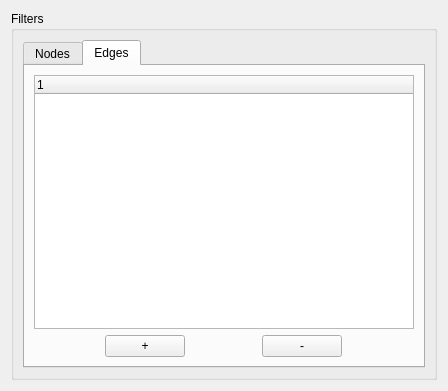
<?xml version="1.0" encoding="UTF-8"?>
<ui version="4.0">
 <class>FilterWidget</class>
 <widget class="QWidget" name="FilterWidget">
  <property name="geometry">
   <rect>
    <x>0</x>
    <y>0</y>
    <width>448</width>
    <height>391</height>
   </rect>
  </property>
  <property name="windowTitle">
   <string>Form</string>
  </property>
  <layout class="QVBoxLayout" name="verticalLayout_2">
   <item>
    <widget class="QGroupBox" name="groupBox_Filters">
     <property name="title">
      <string>Filters</string>
     </property>
     <layout class="QVBoxLayout" name="verticalLayout">
      <item>
       <widget class="QTabWidget" name="tabWidget_Filters">
        <property name="sizePolicy">
         <sizepolicy hsizetype="Expanding" vsizetype="Expanding">
          <horstretch>0</horstretch>
          <verstretch>5</verstretch>
         </sizepolicy>
        </property>
        <property name="currentIndex">
         <number>1</number>
        </property>
        <widget class="QWidget" name="tab_NodesFilter">
         <attribute name="title">
          <string>Nodes</string>
         </attribute>
         <layout class="QVBoxLayout" name="verticalLayout_5">
          <item>
           <layout class="QVBoxLayout" name="verticalLayout_3">
            <item>
             <widget class="QTableWidget" name="tableWidget_EdgesFilter">
              <property name="sizePolicy">
               <sizepolicy hsizetype="MinimumExpanding" vsizetype="Expanding">
                <horstretch>0</horstretch>
                <verstretch>4</verstretch>
               </sizepolicy>
              </property>
              <attribute name="horizontalHeaderStretchLastSection">
               <bool>true</bool>
              </attribute>
              <attribute name="verticalHeaderStretchLastSection">
               <bool>false</bool>
              </attribute>
              <column>
               <property name="text">
                <string>Regex</string>
               </property>
              </column>
              <column>
               <property name="text">
                <string>Type</string>
               </property>
              </column>
              <column>
               <property name="text">
                <string>Invert</string>
               </property>
              </column>
             </widget>
            </item>
            <item>
             <layout class="QHBoxLayout" name="horizontalLayout">
              <item>
               <widget class="QPushButton" name="pushButton_addNodeFilter">
                <property name="sizePolicy">
                 <sizepolicy hsizetype="Fixed" vsizetype="Fixed">
                  <horstretch>0</horstretch>
                  <verstretch>0</verstretch>
                 </sizepolicy>
                </property>
                <property name="text">
                 <string>+</string>
                </property>
               </widget>
              </item>
              <item>
               <widget class="QPushButton" name="pushButton_removeNodeFilter">
                <property name="sizePolicy">
                 <sizepolicy hsizetype="Fixed" vsizetype="Fixed">
                  <horstretch>0</horstretch>
                  <verstretch>0</verstretch>
                 </sizepolicy>
                </property>
                <property name="text">
                 <string>-</string>
                </property>
               </widget>
              </item>
             </layout>
            </item>
           </layout>
          </item>
         </layout>
        </widget>
        <widget class="QWidget" name="tab_EdgesFilter">
         <attribute name="title">
          <string>Edges</string>
         </attribute>
         <layout class="QVBoxLayout" name="verticalLayout_6">
          <item>
           <layout class="QVBoxLayout" name="verticalLayout_4">
            <item>
             <widget class="QTreeWidget" name="treeWidget_Filters">
              <column>
               <property name="text">
                <string notr="true">1</string>
               </property>
              </column>
             </widget>
            </item>
            <item>
             <layout class="QHBoxLayout" name="horizontalLayout_2">
              <item>
               <widget class="QPushButton" name="pushButton_addEdgeFilter">
                <property name="sizePolicy">
                 <sizepolicy hsizetype="Fixed" vsizetype="Fixed">
                  <horstretch>0</horstretch>
                  <verstretch>0</verstretch>
                 </sizepolicy>
                </property>
                <property name="text">
                 <string>+</string>
                </property>
               </widget>
              </item>
              <item>
               <widget class="QPushButton" name="pushButton_removeEdgeFilter">
                <property name="sizePolicy">
                 <sizepolicy hsizetype="Fixed" vsizetype="Fixed">
                  <horstretch>0</horstretch>
                  <verstretch>0</verstretch>
                 </sizepolicy>
                </property>
                <property name="text">
                 <string>-</string>
                </property>
               </widget>
              </item>
             </layout>
            </item>
           </layout>
          </item>
         </layout>
        </widget>
       </widget>
      </item>
     </layout>
    </widget>
   </item>
  </layout>
 </widget>
 <resources/>
 <connections/>
</ui>
